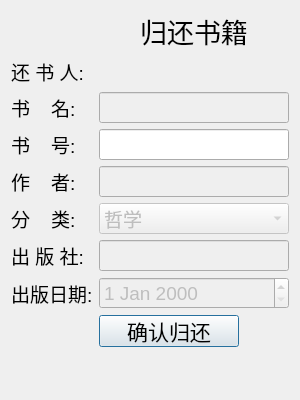
<?xml version="1.0" encoding="UTF-8"?>
<ui version="4.0">
 <class>returnBookDialog</class>
 <widget class="QDialog" name="returnBookDialog">
  <property name="geometry">
   <rect>
    <x>0</x>
    <y>0</y>
    <width>300</width>
    <height>400</height>
   </rect>
  </property>
  <property name="windowTitle">
   <string>归还书籍</string>
  </property>
  <layout class="QFormLayout" name="formLayout">
   <item row="0" column="1">
    <widget class="QLabel" name="titlelabel">
     <property name="font">
      <font>
       <pointsize>20</pointsize>
      </font>
     </property>
     <property name="layoutDirection">
      <enum>Qt::LeftToRight</enum>
     </property>
     <property name="lineWidth">
      <number>1</number>
     </property>
     <property name="text">
      <string>归还书籍</string>
     </property>
     <property name="alignment">
      <set>Qt::AlignCenter</set>
     </property>
     <property name="margin">
      <number>8</number>
     </property>
    </widget>
   </item>
   <item row="1" column="0">
    <widget class="QLabel" name="returnStudentLabel">
     <property name="font">
      <font>
       <pointsize>14</pointsize>
      </font>
     </property>
     <property name="text">
      <string>还 书 人:</string>
     </property>
    </widget>
   </item>
   <item row="2" column="0">
    <widget class="QLabel" name="bookNameLabel">
     <property name="font">
      <font>
       <pointsize>14</pointsize>
      </font>
     </property>
     <property name="text">
      <string>书    名:</string>
     </property>
    </widget>
   </item>
   <item row="2" column="1">
    <widget class="QLineEdit" name="bookNameEdit">
     <property name="enabled">
      <bool>false</bool>
     </property>
     <property name="font">
      <font>
       <pointsize>14</pointsize>
      </font>
     </property>
     <property name="styleSheet">
      <string notr="true">#363636</string>
     </property>
     <property name="maxLength">
      <number>10</number>
     </property>
    </widget>
   </item>
   <item row="3" column="0">
    <widget class="QLabel" name="bookIdLabel">
     <property name="font">
      <font>
       <pointsize>14</pointsize>
      </font>
     </property>
     <property name="text">
      <string>书    号:</string>
     </property>
    </widget>
   </item>
   <item row="3" column="1">
    <widget class="QLineEdit" name="bookIdEdit">
     <property name="font">
      <font>
       <pointsize>14</pointsize>
      </font>
     </property>
     <property name="maxLength">
      <number>6</number>
     </property>
    </widget>
   </item>
   <item row="4" column="0">
    <widget class="QLabel" name="authNameLabel">
     <property name="font">
      <font>
       <pointsize>14</pointsize>
      </font>
     </property>
     <property name="text">
      <string>作    者:</string>
     </property>
    </widget>
   </item>
   <item row="4" column="1">
    <widget class="QLineEdit" name="authNameEdit">
     <property name="enabled">
      <bool>false</bool>
     </property>
     <property name="font">
      <font>
       <pointsize>14</pointsize>
      </font>
     </property>
     <property name="styleSheet">
      <string notr="true">#363636</string>
     </property>
     <property name="maxLength">
      <number>10</number>
     </property>
    </widget>
   </item>
   <item row="5" column="0">
    <widget class="QLabel" name="categoryLabel">
     <property name="font">
      <font>
       <pointsize>14</pointsize>
      </font>
     </property>
     <property name="text">
      <string>分    类:</string>
     </property>
    </widget>
   </item>
   <item row="5" column="1">
    <widget class="QComboBox" name="categoryComboBox">
     <property name="enabled">
      <bool>false</bool>
     </property>
     <property name="font">
      <font>
       <pointsize>14</pointsize>
      </font>
     </property>
     <property name="styleSheet">
      <string notr="true">#363636</string>
     </property>
     <item>
      <property name="text">
       <string>哲学</string>
      </property>
     </item>
     <item>
      <property name="text">
       <string>社会科学</string>
      </property>
     </item>
     <item>
      <property name="text">
       <string>政治</string>
      </property>
     </item>
     <item>
      <property name="text">
       <string>法律</string>
      </property>
     </item>
     <item>
      <property name="text">
       <string>军事</string>
      </property>
     </item>
     <item>
      <property name="text">
       <string>经济</string>
      </property>
     </item>
     <item>
      <property name="text">
       <string>文化</string>
      </property>
     </item>
     <item>
      <property name="text">
       <string>教育</string>
      </property>
     </item>
     <item>
      <property name="text">
       <string>体育</string>
      </property>
     </item>
     <item>
      <property name="text">
       <string>语言文字</string>
      </property>
     </item>
     <item>
      <property name="text">
       <string>艺术</string>
      </property>
     </item>
     <item>
      <property name="text">
       <string>历史</string>
      </property>
     </item>
     <item>
      <property name="text">
       <string>地理</string>
      </property>
     </item>
     <item>
      <property name="text">
       <string>天文学</string>
      </property>
     </item>
     <item>
      <property name="text">
       <string>生物学</string>
      </property>
     </item>
     <item>
      <property name="text">
       <string>医学卫生</string>
      </property>
     </item>
     <item>
      <property name="text">
       <string>农业</string>
      </property>
     </item>
    </widget>
   </item>
   <item row="6" column="0">
    <widget class="QLabel" name="publisherLabel">
     <property name="font">
      <font>
       <pointsize>14</pointsize>
      </font>
     </property>
     <property name="text">
      <string>出 版 社:</string>
     </property>
    </widget>
   </item>
   <item row="6" column="1">
    <widget class="QLineEdit" name="publisherEdit">
     <property name="enabled">
      <bool>false</bool>
     </property>
     <property name="font">
      <font>
       <pointsize>14</pointsize>
      </font>
     </property>
     <property name="styleSheet">
      <string notr="true">#363636</string>
     </property>
     <property name="maxLength">
      <number>10</number>
     </property>
    </widget>
   </item>
   <item row="7" column="0">
    <widget class="QLabel" name="publishDateLabel">
     <property name="font">
      <font>
       <pointsize>14</pointsize>
      </font>
     </property>
     <property name="text">
      <string>出版日期:</string>
     </property>
    </widget>
   </item>
   <item row="7" column="1">
    <widget class="QDateEdit" name="publishTime">
     <property name="enabled">
      <bool>false</bool>
     </property>
     <property name="font">
      <font>
       <pointsize>14</pointsize>
      </font>
     </property>
     <property name="styleSheet">
      <string notr="true">#363636</string>
     </property>
    </widget>
   </item>
   <item row="8" column="1">
    <widget class="QPushButton" name="returnBookButton">
     <property name="maximumSize">
      <size>
       <width>140</width>
       <height>32</height>
      </size>
     </property>
     <property name="font">
      <font>
       <pointsize>16</pointsize>
      </font>
     </property>
     <property name="text">
      <string>确认归还</string>
     </property>
    </widget>
   </item>
  </layout>
 </widget>
 <resources/>
 <connections/>
</ui>
